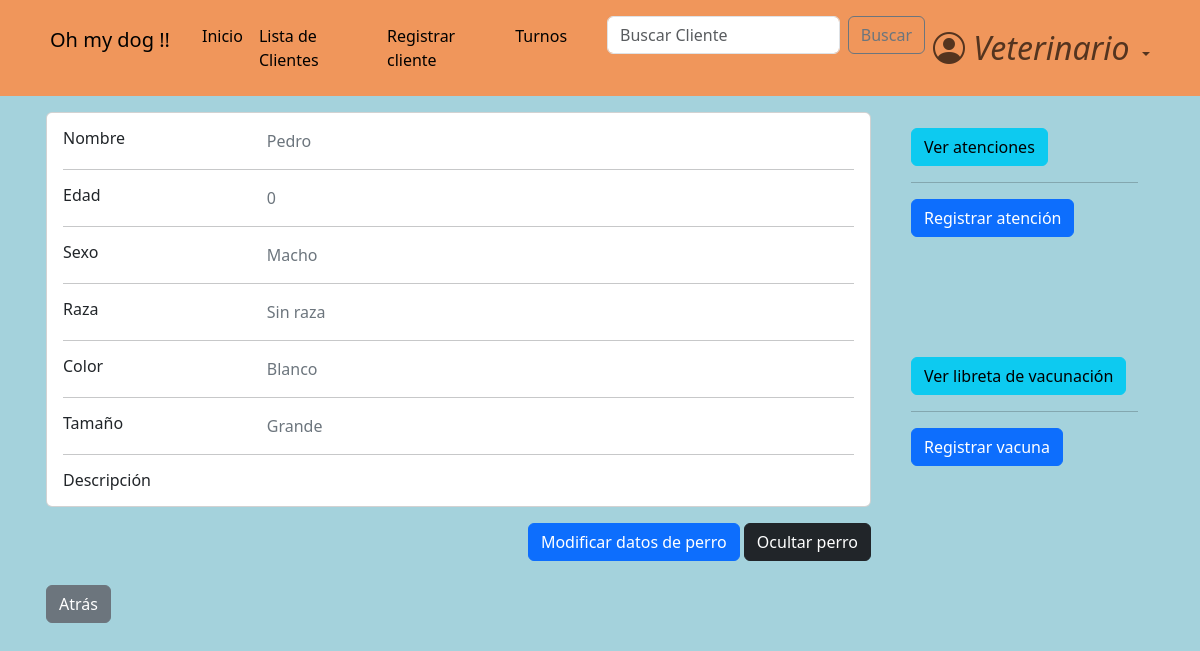
Before: /dogs/dog_profile/3/1 (signed in) with the older database file.
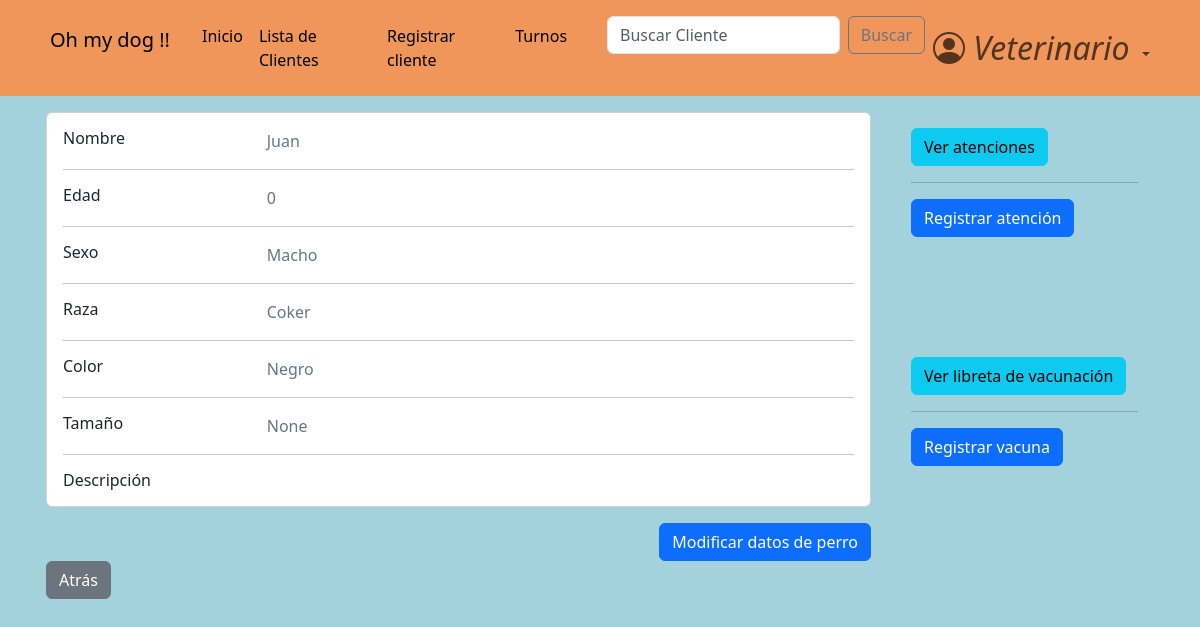
After: the same page with the newer database file.
### dogs/models.py (models this page shows, shortened)
class Dog(models.Model):
    class Sex(models.TextChoices):
        macho = "Macho"
        hembra = "Hembra"
    class Breed(models.TextChoices):
        sin_raza = "Sin raza"
        coker = "Coker"
        pastor_aleman = "Pastor aleman"
        bulldog = "Bulldog"
        labrador = "Labrador"
        golden = "Golder"
        caniche = "Caniche"
        chihuahua = "Chihuahua"
        bulldog_frances = "Bulldog Frances"
        beagle = "Beagle"
        boxer = "Boxer"
        galgo = "Galgo"
        dalmata = "Dalmata"
        sharpei = "Shar pei"
    class Color(models.TextChoices):
        blanco = "Blanco"
        negro = "Negro"
        marron = "Marrón"
        blanco_y_negro = "Blanco y negro"
        otro = "Otro color"
    class Size(models.TextChoices):
        grande = "Grande"
        mediano = "Mediano"
        pequeño = "pequeño"
    def default_value():
        return '-'
    name = models.CharField(
        max_length=15
    )
    date_of_birth = models.DateField(
        null=True,
    )
    sex = models.CharField(
        max_length=10,
        choices=Sex.choices
    )
    breed = models.CharField(
        max_length=20,
        choices=Breed.choices
    )
    color = models.CharField(
        max_length=20,
        blank=True,
        choices=Color.choices,
        null=True,
    )
    size = models.CharField(
        max_length=10,
        null=True,
        blank=True,
    )
    description = models.TextField(
        max_length=100,
        blank=True,
        null=True,
    )
    hidden = models.BooleanField(default=False)
    owner = models.ForeignKey(
        CustomUser,
        blank=True,
        on_delete=models.CASCADE,
        null=True
    )
    def calculate_age(self):
        today = date.today()
        return today.year - self.date_of_birth.year - ((today.month, today.day) < (self.date_of_birth.month, self.date_of_birth.day))

### dogs/views.py (the view)
# urls.py: path('dog_profile/<user_owner_id>/<dog_id>', views.dog_profile_view, name='dog_profile'),
@login_required
def dog_profile_view(request, dog_id, user_owner_id):
    dog = Dog.objects.get(pk=dog_id)
    user_owner = CustomUser.objects.get(pk=user_owner_id)
    context = {
        'dog': dog,
        'user_owner': user_owner,
    }
    return render(request, 'dog_profile.html', context)

### dogs/templates/dog_profile.html (shortened to what this page needs)
{% extends 'base.html' %}
{% block content %}
<head>
</head>
<main>
    <div class="container card-izq ">
        <div class="row row-1">
            <div class="col-md-9">
                <div class="card mb-3">
                    <div class="card-body">
                        <div class="row">
                            <div class="col-sm-3">
                            <h6 class="mb-0">Nombre</h6>
                        </div>
                        <div class="col-sm-9 text-secondary">
                            {{ dog.name }}
                        </div>
                    </div>
                    <hr>
                    <div class="row">
                        <div class="col-sm-3">
                            <h6 class="mb-0">Edad</h6>
                        </div>
                    <div class="col-sm-9 text-secondary">
                        {{ dog.calculate_age }}
                    </div>
                </div>
                <hr>
                <div class="row">
                    <div class="col-sm-3">
                        <h6 class="mb-0">Sexo</h6>
                    </div>
                    <div class="col-sm-9 text-secondary">
                        {{ dog.sex }}
                    </div>
                </div>
                <hr>
                <div class="row">
                    <div class="col-sm-3">
                        <h6 class="mb-0">Raza</h6>
                    </div>
                    <div class="col-sm-9 text-secondary">
                        {{ dog.breed }}
                    </div>
                </div>
                <hr>
                <div class="row">
                    <div class="col-sm-3">
                        <h6 class="mb-0">Color</h6>
                    </div>
                    <div class="col-sm-9 text-secondary">
                        {{ dog.color }}
                    </div>
                </div>
                <hr>
                <div class="row">
                    <div class="col-sm-3">
                        <h6 class="mb-0">Tamaño</h6>
                    </div>
                    <div class="col-sm-9 text-secondary">
                        {{ dog.size }}
                    </div>
                </div>
                <hr>
                <div class="row">
                    <div class="col-sm-3">
                        <h6 class="mb-0">Descripción</h6>
                    </div>
                    <div class="col-sm-9 text-secondary">
                    </div>
                </div>
            </div>
        </div>
<div>
    <div class="text-right" >
        <a href="{% url 'dog_modification' dog_id=dog.id user_owner_id=user_owner.id %}" class="btn btn-primary">Modificar datos de perro</a>
        {% if user.is_veterinario and not dog.hidden %}
            <button class="btn btn-dark" id="hide_dog_button">Ocultar perro</button><br><br>
        {% endif %}
    </div>
    <div class="text-left" >
        <a href="{% url 'profile' user_owner.id %}" class="btn btn-secondary">Atrás</a>
    </div>
    </div>
</div>
<div class="col-md-3">
    <div class="container card-izq " >
        <a href="{% url 'attentions_list' dog_id=dog.id client_id=user_owner.id %}" class="btn btn-info">Ver atenciones</a>
        {% if user.is_veterinario %}
        <hr>
        <a href="{% url 'attention_form' dog_id=dog.id client_id=user_owner.id %}" class="btn btn-primary">Registrar atención</a><br><br><br><br>
        {% endif %}
    </div>
    <div class="container card-izq " >
        <a href="{% url 'vaccinations' dog_id=dog.id client_id=user_owner.id %}" class="btn btn-info">Ver libreta de vacunación</a><br>
        {% if user.is_veterinario %}
        <hr>
        <a href="{% url 'vaccination_form' dog_id=dog.id client_id=user_owner.id %}" class="btn btn-primary">Registrar vacuna</a><br>
        {% endif %}
    </div>
</div>
</div>
</main>
{% endblock  %}

Changed rows visible on the page:
changed Dog "Macho": name "Pedro" → "Juan"; breed "Sin raza" → "Coker"; color "Blanco" → "Negro"; size "Grande" → "None"; hidden False → True (drawn)
Other visible differences:
text no longer shown: "Ocultar perro"
